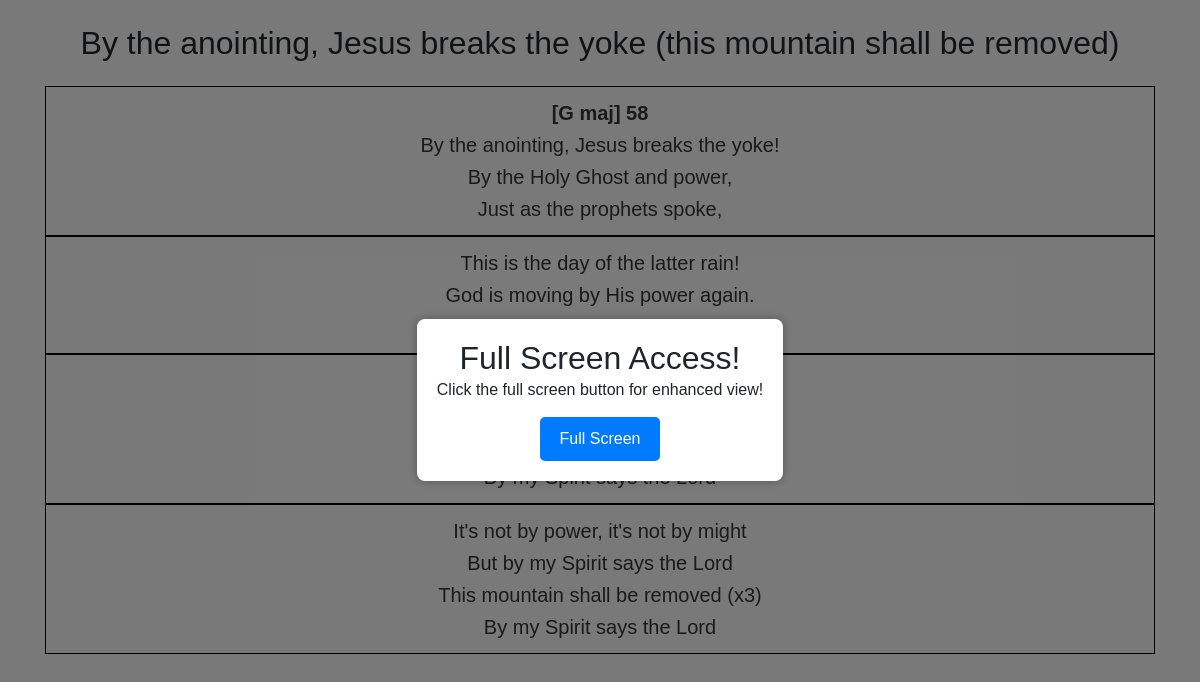
The app's page /song/769, older data.
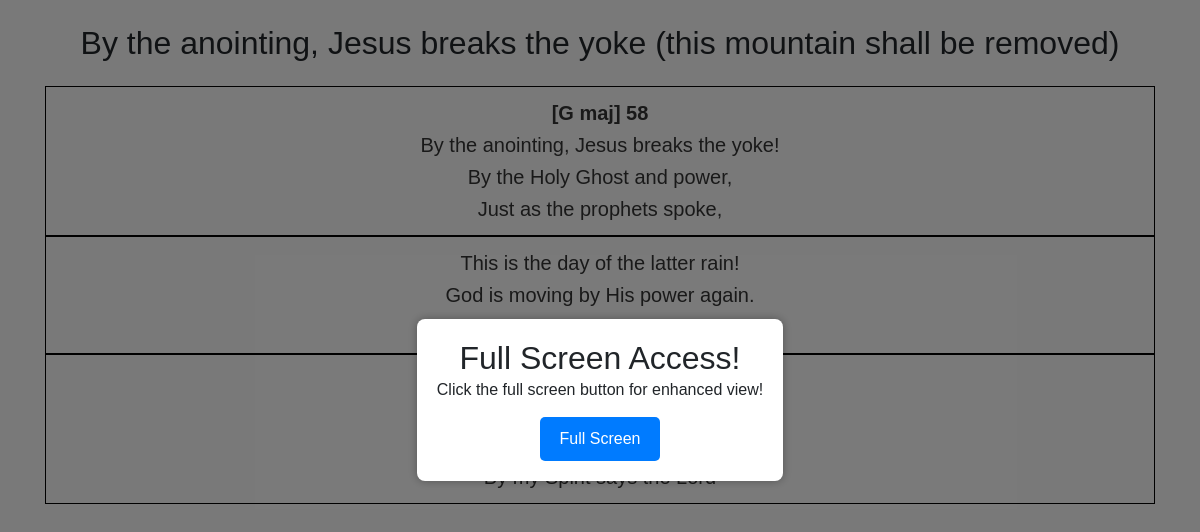
The same page, newer data.
### tables this page shows
CREATE TABLE songs (
            id INTEGER PRIMARY KEY AUTOINCREMENT,
            title TEXT,
            alternate_title TEXT,
            lyrics TEXT,
            transliteration TEXT,
            chord TEXT,
            search_title TEXT,
            search_lyrics TEXT,
            youtube_link TEXT,
            create_date TEXT,
            modified_date TEXT,
            username TEXT,
            FOREIGN KEY (username) REFERENCES users(username)
        );

### server.py (the view)
@app.route('/song/<id>')
def song(id):
    try:
        conn = sqlite3.connect(DATABASE)
        cursor = conn.cursor()
        cursor.execute(
            'SELECT lyrics, transliteration, chord, title, youtube_link FROM songs WHERE id = ?', (int(id),))
        row = cursor.fetchone()
        conn.close()
        lyrics = song_view(row[0], row[1], row[2])
    except:
        conn.close()
        return "Song Not Available!"
    return render_template("song_viewer.html", lyrics=lyrics, song_title=row[3], link=row[4])

### server.py (called while the page is built, shortened)
def song_view(lyrics, transliteration_lyrics, chord):
    if transliteration_lyrics == "" or transliteration_lyrics == None or transliteration_lyrics == "None":
        paragraphs = re.split(r'\r?\n|\r', lyrics)
        para_count = 1
        if chord == None or chord == "None":
            chord = ''
        else:
            chord = "<span id='chord' style='font-weight:bold;'>" + \
                chord + "</span><br>"
        formatted_song = f"<p id={para_count} style='border: 1px solid black;padding: 10px;'>{chord}"
        for paragraph in paragraphs:
            if paragraph == "":
                para_count += 1
                formatted_song += f"</p><p id={para_count} style='border: 1px solid black;padding: 10px;'>"
            else:
                formatted_song += f'{paragraph}<br>'
    return formatted_song

### templates/song_viewer.html (shortened to what this page needs)
<!DOCTYPE html>
<html lang="en">
<head>
    <link rel="stylesheet" href="https://cdn.jsdelivr.net/npm/bootstrap@4.5.3/dist/css/bootstrap.min.css">
</head>
<body>
    <div class="overlay" id="overlay">
        <div class="popup-card" id="popupCard">
            <h2>Full Screen Access!</h2>
            <p>Click the full screen button for enhanced view!</p>
            <button onclick="full()">Full Screen</button>
        </div>
    </div>
    <div class="container" id="container">
        <br>
        <center>
            <h2>{{song_title}}</h2>
        </center>
        <br>
        <div class="song-lyrics">
            <center>{{lyrics | safe}}</center>
        </div>
    </div>
    <br>
</body>
</html>

Row changes from the older to the newer data that the page shows:
changed songs "By the anointing, Jesus breaks the yoke (this mountain shall be removed)": chord "…by His power again. It's not by power, it's not by might But by my Spirit says the Lord This mountain shall be removed (x3) By my Spirit says the Lord" → "…by His power again."
